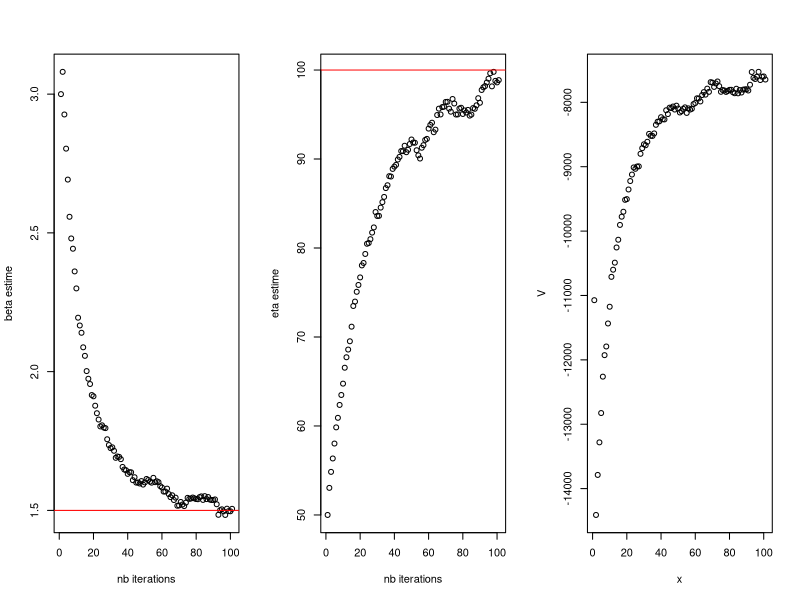

Write R code to recreate this figure.
#Methode SEM

#fonction permettant de simuler N realisations de loi de Weibull de parametre eta0 et beta0, conditionnee par X>c
simu=function(c,eta0,beta0,N)
{
  u=runif(N)
  return(eta0*((-log(u)+(c/eta0)^beta0)^(1/beta0)))
}

#la log-vraisemblance pour l'?chantillon de d?part
logVrai=function(c,eta,beta,ech)
{
  m=length(tVrai[tVrai<c])
  m*log(beta) - m*log(eta) + (beta-1)*(sum(tVrai[tVrai<c])) 
           -m*(beta-1)*log(eta) - (sum(tVrai^beta))/(eta^beta)                               
}


f_beta_SEM=function(b,ech,N)
{
  1/b + (sum(log(ech))/N) - ((sum((ech^b)*log(ech)))/(sum(ech^b)))
}

EMV_SEM=function(x)
{
  n=length(x)
  beta.est = uniroot(f_beta_SEM,lower=0.001,
                         upper=10,ech=x,N=n)$root
  eta.est = (1/n * sum(x^beta.est))^(1/beta.est)
  return(list(beta_EMV_SEM=beta.est,eta_EMV_SEM=eta.est))
}

SEM=function(t,c,beta0=3,eta0=50,epsilon=0.2,iterMax=100)
{
  res=c(beta0,eta0) 
  n=length(t)
  m=length(t[t<c])  
  V=logVrai(c,eta0,beta0,t)   
  beta.est=beta0
  eta.est=eta0
  
  i=1   
  repeat
  {
    tSimu=t
    tSimu[tSimu>=c]=simu(c,eta.est,beta.est,n-m)
    beta.est=EMV_SEM(tSimu)$beta_EMV_SEM
    eta.est=EMV_SEM(tSimu)$eta_EMV_SEM
    res=rbind(res,c(beta.est,eta.est))
    V=c(V,logVrai(c,eta.est,beta.est,t))
    if (abs(V[i+1]-V[i])<epsilon) {break}
    if (i==100) {break}
    i=i+1
  }
  return(list(beta_SEM=beta.est,eta_SEM=eta.est,iter=i))
}


#Les donnees
betaVrai=1.5
etaVrai=100
c=40
n=5000
tVrai <- rweibull(n,betaVrai,etaVrai)
tVrai[tVrai>c]=c

SEM(tVrai,c)



#On prend eta0 et beta0 arbitrairement
eta0=50
beta0=3

#on stocke la suite des eta_k, beta_k dans une matrice
res=c(beta0,eta0)

n=length(tVrai)
m=length(tVrai[tVrai<c])   #nb de deffaillances observees

V=logVrai(c,eta0,beta0,tVrai)

#un simple compteur
i=1
Epsilon=0.2

repeat
{
  #on simule ce qu'on a pas pu observer
  tVrai[tVrai>=c]=simu(c,eta0,beta0,n-m)
  #calcul des EMV correspondants
  beta0=EMV_SEM(tVrai)$beta_EMV_SEM
  eta0=EMV_SEM(tVrai)$eta_EMV_SEM
  res=rbind(res,c(beta0,eta0))
  V=c(V,logVrai(c,eta0,beta0,tVrai))
  if (abs(V[i+1]-V[i])<Epsilon) {break}
  if (i==100) {break}
  i=i+1
}

x=seq(from=1,to=i+1,by=1)
par(mfrow = c(1,3))
plot(x,res[,1],xlab="nb iterations",ylab="beta estime")
abline(h=betaVrai,col="red")
plot(x,res[,2],xlab="nb iterations",ylab="eta estime")
abline(h=etaVrai,col="red")
plot(x,V)


#a faire : tracer la vraisemblance pour chaque couple (beta_k, eta_k)
#une fois qu'on aura un crit?re d'arr?t correct, on peut voir la convergence de la m?thode en tracant 
#en fonction de n les estimations obtenues



